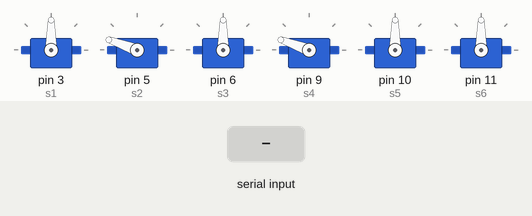
This sketch was run on a simulated Arduino Uno, built with avr-gcc and run on an emulated ATmega328P. Shown: 6 × servo. The test bench sets the inputs (shaded band). What the sketch prints to the serial monitor is not drawn.

Above: at 1.2 s.
1.3 s: "l" received over Serial
At 2.5 s:
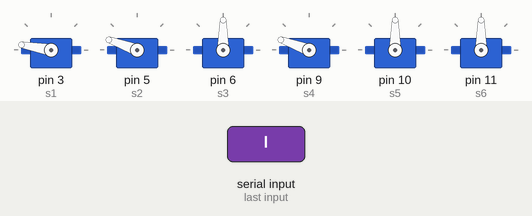
2.8 s: "r" received over Serial
At 3.9 s:
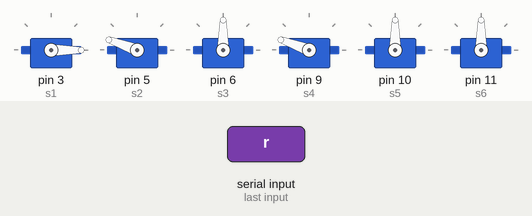
4.3 s: "u" received over Serial
At 5.0 s:
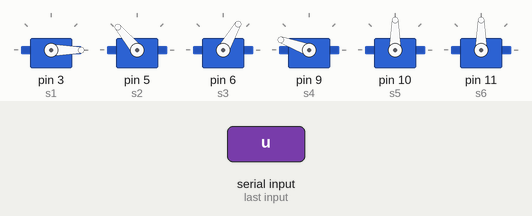
5.8 s: "c" received over Serial
At 6.2 s:
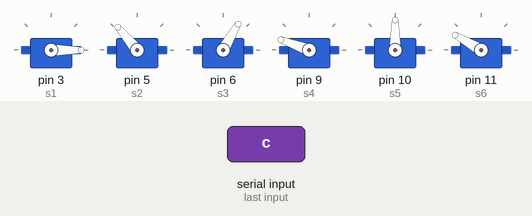
7.3 s: "d" received over Serial
At 8.5 s:
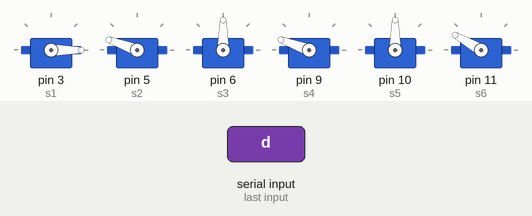
8.8 s: "w" received over Serial
At 9.7 s:
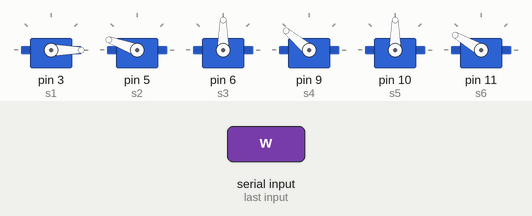
Timing chart, 0 to 11.3 s (numbered marks = the images above; inputs shaded):
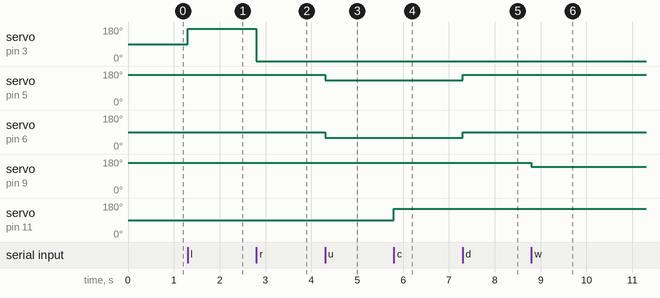

Measured:
- after the input at 1.3 s, servo on pin 3 (s1): 90° → 170° at once
- after the input at 2.8 s, servo on pin 3 (s1): 170° → 0° at once
- after the input at 4.3 s, servo on pin 5 (s2): 160° → 130° at once; servo on pin 6 (s3): 90° → 60° at once
- after the input at 5.8 s, servo on pin 11 (s6): 90° → 150° at once
- after the input at 7.3 s, servo on pin 5 (s2): 130° → 160° at once; servo on pin 6 (s3): 60° → 90° at once
- after the input at 8.8 s, servo on pin 9 (s4): 160° → 140° at once

The sketch:

robotic_arm_jarvis.ino
```cpp
#include<Servo.h>
#include<Wire.h>
#include<Math.h>

char x;
int incoming[2];
Servo s1;
Servo s2;
Servo s3;
Servo s4;
Servo s5;
Servo s6;

int p1=90;
int p2=160;
int p3=90;
int p4=160;
int p5=90;
int p6=90;


void setup() {
  // put your setup code here, to run once:
  Wire.begin(9600);
  Serial.begin(9600);

  s1.attach(3);
  s2.attach(5);
  s3.attach(6);
  s4.attach(9);
  s5.attach(10);
  s6.attach(11);

  s1.write(p1);
  s2.write(p2);
  s3.write(p3);
  s4.write(p4);
  s5.write(p5);
  s6.write(p6);


}
void loop() {
  // put your main code here, to run repeatedly:
if (Serial.available()>=1)
{
  incoming[0]=Serial.read();
  //Serial.write(x);
  //Serial.println("pin");
  x=incoming[0];
  Serial.println(x);
  switch(x)
  {
      case 'l':
      s1.write(170);
      Serial.print("done");
      break;
      case 'r':
      s1.write(0);
      Serial.print("done");
      break;
      case 'u':
      s2.write(130);
      s3.write(60);
      s4.write(160);
      Serial.print("done");
      break;
      case 'd':
      s2.write(160);
      s3.write(90);
      s4.write(160);
      Serial.print("done");
      break;
      case 'o':
      s6.write(90);
      Serial.print("done");
      break;
      case 'c':
      s6.write(150);
      Serial.print("done");
      break;
      case 'w':
      s4.write(140);
      Serial.print("done");
      break;
      case 's':
      s4.write(180);
      Serial.print("done");
      break;
      case 'f':
      s2.write(60);
      s3.write(60);
      s4.write(90);
      Serial.print("done");
      break;
      case 'b':
      s2.write(160);
      s3.write(90);
      s4.write(160);
      Serial.print("done");
      break;
      case 'n':
      s5.write(0);
      Serial.print("done");
      break;
      case 'm':
      s5.write(180);
      Serial.print("done");
      break;
      case 'h':
      s5.write(90);
      Serial.print("done");
      delay(200);
      s5.write(0);
      delay(200);
      s5.write(180);
      delay(200);
      s5.write(90);
      delay(200);
      s6.write(90);
      delay(200);
      s6.write(150);
      delay(200);
      s6.write(90);
      break;
      case 'i':
      s1.write(90);
      s2.write(160);
      s3.write(90);
      s4.write(160);
      s5.write(90);
      s6.write(90);
      Serial.print("done");
      break;
  }
  }
}
```
